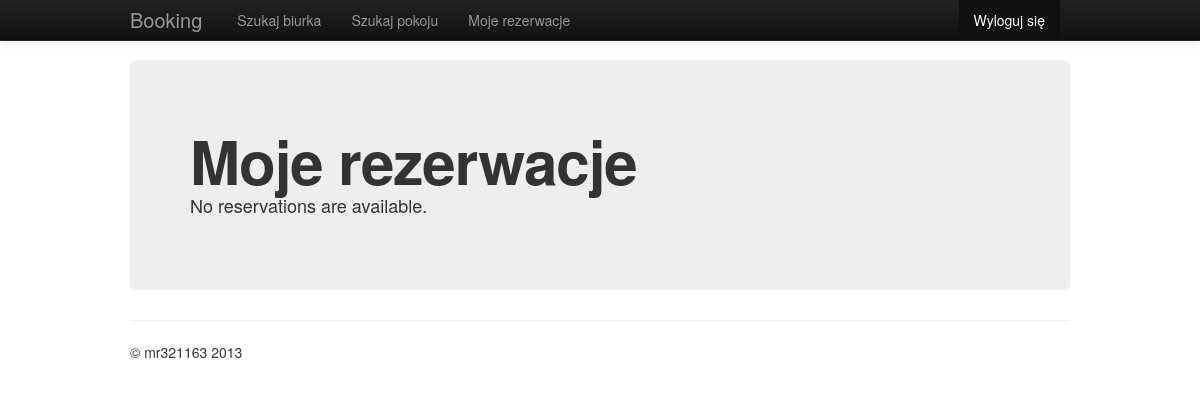
Before: /booking/my_reservations/ (signed in) with the older database file.
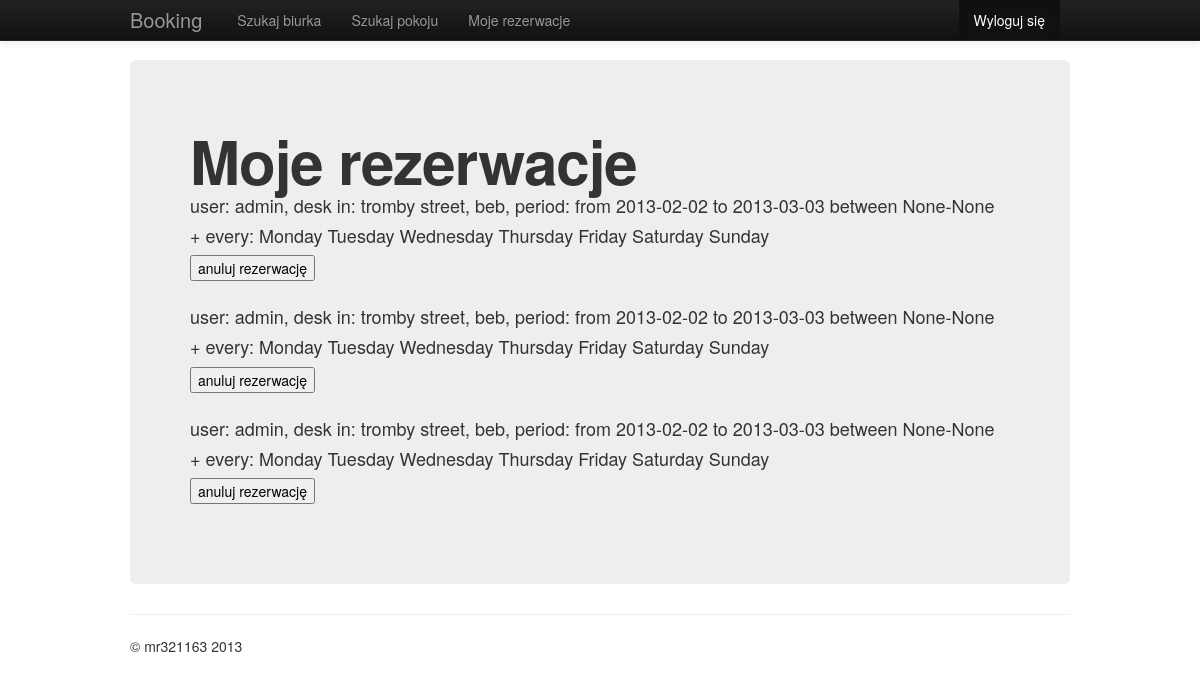
After: the same page with the newer database file.
### booking/models.py (models this page shows)
class Reservation(models.Model):
    user = models.ForeignKey(User)
    desk = models.ForeignKey(Desk)
    period = models.ForeignKey(ReservationPeriod)
    def __unicode__(self):
        return "user: " + str(self.user) + ", desk " + str(self.desk) + ", period: " + str(self.period)

class Desk(models.Model):
    room = models.ForeignKey(Room)
    description = models.TextField()
    def __unicode__(self):
        return "in: " + str(self.room)

class Room(models.Model):
    city = models.CharField(max_length=100)
    street = models.CharField(max_length=100)
    def __unicode__(self):
        return self.street + " street, " + self.city

class Period(models.Model):
    from_date = models.DateField()
    to_date = models.DateField()
    from_hour = models.IntegerField(blank=True, null=True)
    to_hour = models.IntegerField(blank=True, null=True)
    monday = models.BooleanField(default=True)
    tuesday = models.BooleanField(default=True)
    wednesday = models.BooleanField(default=True)
    thursday = models.BooleanField(default=True)
    friday = models.BooleanField(default=True)
    saturday = models.BooleanField(default=True)
    sunday = models.BooleanField(default=True)
    def __unicode__(self):
        result = "from " + str(self.from_date) + " to " + str(self.to_date) + " between " + str(self.from_hour) + "-" + str(self.to_hour) + " + every: "
        if self.monday:
            result += "Monday "
        if self.tuesday:
            result += "Tuesday "
        if self.wednesday:
            result += "Wednesday "
        if self.thursday:
            result += "Thursday "
        if self.friday:
            result += "Friday "
        if self.saturday:
            result += "Saturday "
        if self.sunday:
            result += "Sunday "
        return result
    class Meta:
        abstract = True

class ReservationPeriod(Period):
    user = models.ForeignKey(User)

### booking/views.py (the view)
class ReservationList(ListView):
    template_name = 'booking/my_reservations.html'
    def get_queryset(self):
        return Reservation.objects.filter(user = self.request.user)

### booking/templates/booking/my_reservations.html (shortened to what this page needs)
{% extends 'booking/base.html' %}
{%  block content_title %}Moje rezerwacje{%  endblock %}
{%  block content %}
    {% if object_list %}
           {% for resv in object_list %}
               {{  resv }}
               <form method="post" action="{% url 'b:cancel_reservation' %}">
                   <input type="submit" value="anuluj rezerwację" />
               </form>
           {% endfor %}
    {% else %}
        <p>No reservations are available.</p>
    {% endif %}
{%  endblock %}

### booking/templates/booking/base.html (shortened to what this page needs)
<!DOCTYPE html>
<html lang="en">
<head>
    <link href="../../static/css/bootstrap.css" rel="stylesheet">
</head>
<body>
<div class="navbar navbar-inverse navbar-fixed-top">
    <div class="navbar-inner">
        <div class="container">
            <a class="brand" href="{% url 'b:index' %}">Booking</a>
            <div class="nav-collapse collapse">
                <ul class="nav">
                    <li><a href="{% url 'b:search_desk' %}">Szukaj biurka</a></li>
                    <li><a href="{% url 'b:search_room' %}">Szukaj pokoju</a></li>
                    <li><a href="{% url 'b:my_reservations' %}">Moje rezerwacje</a></li>
                </ul>
                <div class="navbar-form pull-right">
                    <ul class="nav">
                        <li class="active"><a href="{% url 'b:logout' %}">Wyloguj się</a></li>
                    </ul>
                </div>
            </div>
        </div>
    </div>
</div>
<div class="container">
    <div class="hero-unit">
        <h1>{%  block content_title %}Witaj w systemie rezerwacji biurek!{%  endblock %}</h1>
        {%  block content %}{% endblock %}
    </div>
    <hr>
    <footer>
        <p>&copy; mr321163 2013</p>
    </footer>
</div>
</body>
</html>

### booking/templates/booking/base.html (style rules this page uses)
body { padding-top: 60px; padding-bottom: 40px; }

Changed rows visible on the page:
added Reservation: user+desk+period "user: admin, desk in: tromby street, beb, period: from 2013-02-02 to 2013-03-03 between None-None + every: Monday Tuesday Wednesday Thursday Friday Saturday Sunday"
added Reservation: user+desk+period "user: admin, desk in: tromby street, beb, period: from 2013-02-02 to 2013-03-03 between None-None + every: Monday Tuesday Wednesday Thursday Friday Saturday Sunday"
added Reservation: user+desk+period "user: admin, desk in: tromby street, beb, period: from 2013-02-02 to 2013-03-03 between None-None + every: Monday Tuesday Wednesday Thursday Friday Saturday Sunday"
Other visible differences:
text no longer shown: "No reservations are available."
